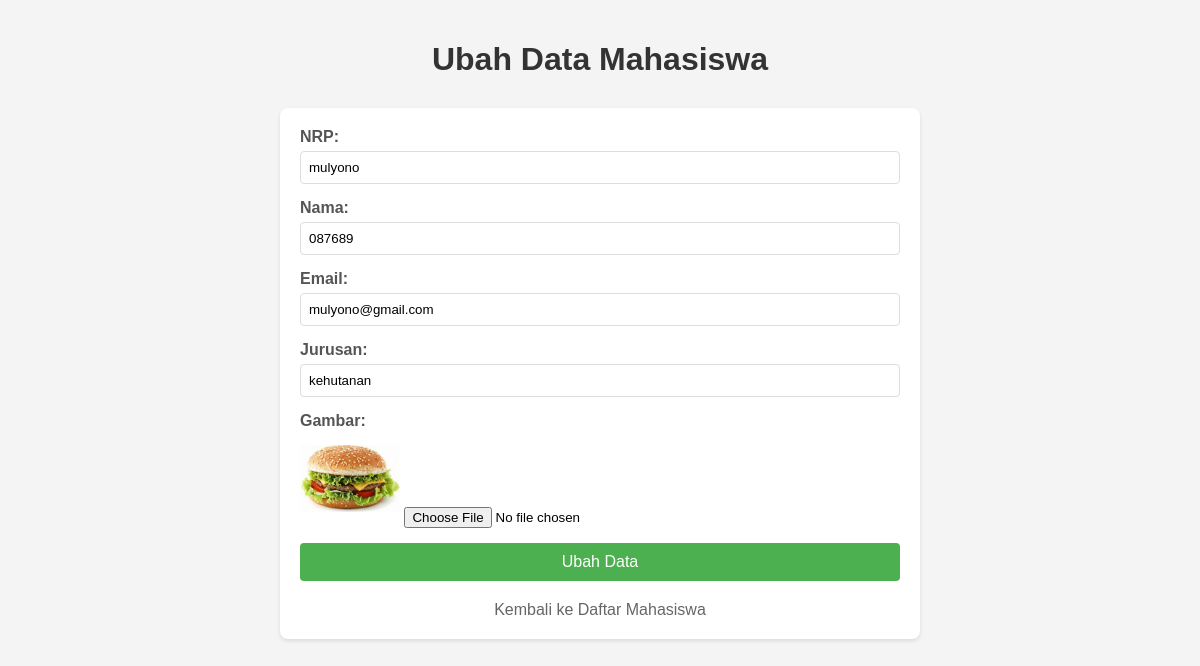
/ubah.php?id=10 (signed in), run on the app's committed database.
### tables this page shows
CREATE TABLE `mahasiswa` (
  `id` int(11) NOT NULL,
  `nama` varchar(100) NOT NULL,
  `nrp` varchar(10) NOT NULL,
  `email` varchar(100) NOT NULL,
  `jurusan` varchar(100) NOT NULL,
  `gambar` varchar(100) NOT NULL
);

### functions.php (called while the page is built, shortened)
<?php
$conn = mysqli_connect("localhost", "root", "", "phpdasar");
function query($query) {
    global $conn;
    $result = mysqli_query($conn, $query);
    $rows = [];
    while ($row = mysqli_fetch_assoc($result)) {
        $rows[] = $row;
    }
    return $rows;
}
?>

### ubah.php (the view, shortened to what this page needs)
<?php
require 'functions.php';
$id = $_GET["id"];
$mhs = query("SELECT * FROM mahasiswa WHERE id = $id")[0];
?>
<!DOCTYPE html>
<html lang="id">
<head>
</head>
<body>
    <h1>Ubah Data Mahasiswa</h1>
    <div class="container">
        <form action="" method="post" enctype="multipart/form-data">
            <div class="form-group">
                <label for="nrp">NRP:</label>
                <input type="text" name="nrp" id="nrp" required
                       value="<?= $mhs["nrp"]; ?>">
            </div>
            <div class="form-group">
                <label for="nama">Nama:</label>
                <input type="text" name="nama" id="nama" required
                       value="<?= $mhs["nama"]; ?>">
            </div>
            <div class="form-group">
                <label for="email">Email:</label>
                <input type="email" name="email" id="email" required
                       value="<?= $mhs["email"]; ?>">
            </div>
            <div class="form-group">
                <label for="jurusan">Jurusan:</label>
                <input type="text" name="jurusan" id="jurusan" required
                       value="<?= $mhs["jurusan"]; ?>">
            </div>
            <div class="form-group">
                <label for="gambar">Gambar:</label>
                <img src="img/<?= $mhs['gambar']; ?>" class="img-preview">
                <input type="file" name="gambar" id="gambar">
            </div>
            <button type="submit" name="submit">Ubah Data</button>
        </form>
        <a href="index.php" class="kembali">Kembali ke Daftar Mahasiswa</a>
    </div>
</body>
</html>

### ubah.php (style rules this page uses)
body { font-family: Arial, sans-serif; margin: 0; padding: 20px; background-color: #f4f4f4; }
h1 { text-align: center; color: #333; margin-bottom: 30px; }
.container { max-width: 600px; margin: 0 auto; background-color: white; padding: 20px; border-radius: 8px; box-shadow: 0 2px 4px rgba(0, 0, 0, 0.1); }
.form-group { margin-bottom: 15px; }
label { display: block; margin-bottom: 5px; color: #555; font-weight: bold; }
input[type="text"], input[type="email"] { width: 100%; padding: 8px; border: 1px solid #ddd; border-radius: 4px; box-sizing: border-box; }
input[type="file"] { margin-top: 5px; }
.img-preview { max-width: 100px; margin: 10px 0; }
button { background-color: #4CAF50; color: white; padding: 10px 20px; border: none; border-radius: 4px; cursor: pointer; width: 100%; font-size: 16px; }
.kembali { display: block; text-align: center; margin-top: 20px; color: #666; text-decoration: none; }

### data on the page
mahasiswa: nrp "mulyono", nama "087689", email "mulyono@gmail.com", jurusan "kehutanan", gambar (picture)
